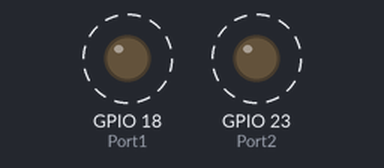
Recording of a program running on a simulated Raspberry Pi (BCM pin numbers). On the bench: output pins drawn as LEDs (lit = HIGH). Dashed ring = blinking. At 16.4 s the program stops and its outputs stay as they are.

Above: at 0.2 s.
Timing chart, 0 to 3.7 s (numbered marks = the images above):
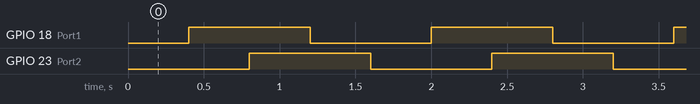

Measured:
- by itself, GPIO 18 (Port1), GPIO 23 (Port2): alternates HIGH for 0.80 s and LOW for 0.80 s, 20 changes in all, then stays LOW
- by itself, everything shown: repeats every 1.6 s, in 4 steps

The program:

p064_State3.py
```python
import RPi.GPIO as IoPort
import time

Port1 = 18
Port2 = 23

def State_1(Delay) :
    IoPort.output(Port1, True)
    IoPort.output(Port2, False)
    time.sleep(Delay)

def State_2(Delay) :
    IoPort.output(Port1, True)
    IoPort.output(Port2, True)
    time.sleep(Delay)

def State_3(Delay) :
    IoPort.output(Port1, False)
    IoPort.output(Port2, True)
    time.sleep(Delay)

def State_4(Delay) :
    IoPort.output(Port1, False)
    IoPort.output(Port2, False)
    time.sleep(Delay)

IoPort.setmode(IoPort.BCM)
IoPort.setup(Port1, IoPort.OUT)
IoPort.setup(Port2, IoPort.OUT)
time.sleep(0.4)

for I in range(0, 10) :
    State_1(0.4)
    State_2(0.4)
    State_3(0.4)
    State_4(0.4)
```
